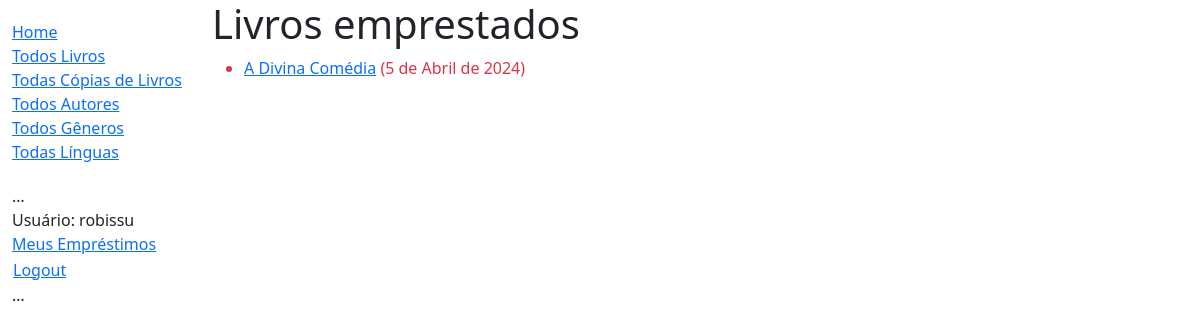
The app's page /acervo/meus-emprestimos/ (signed in) with its own data.
### acervo/models.py (models this page shows, shortened)
class LivroCopia(models.Model):
    id = models.UUIDField(primary_key=True, default=uuid.uuid4,
                          help_text="ID único para uma cópia do livro disponível na biblioteca")
    livro = models.ForeignKey('Livro', on_delete=models.RESTRICT, null=True)
    editora = models.CharField(max_length=200)
    data_devolucao = models.DateField(null=True, blank=True)
    tomador = models.ForeignKey(
        settings.AUTH_USER_MODEL, on_delete=models.SET_NULL, null=True, blank=True)
    @property
    def em_atraso(self):
        return bool(self.data_devolucao and date.today() > self.data_devolucao)
    ESTADOS_EMPRESTIMO = (
        ('m', 'Manutenção'),
        ('e', 'Emprestado'),
        ('d', 'Disponível'),
        ('r', 'Reservado'),
    )
    estado = models.CharField(
        max_length=1,
        choices=ESTADOS_EMPRESTIMO,
        blank=True,
        default='m',
        help_text='Disponibilidade do Livro')
    class Meta:
        ordering = ['data_devolucao']
        permissions = (("marca_devolucao", "Marca o livro como devolvido"),)

class Livro(models.Model):
    titulo = models.CharField(max_length=200)
    autor = models.ForeignKey('Autor', on_delete=models.RESTRICT, null=True)
    descricao = models.TextField(
        max_length=1000, help_text="Breve descrição do livro")
    isbn = models.CharField('ISBN', max_length=13,
                            unique=True,
                            help_text='13 Caracteres <a href="https://www.isbn-international.org/content/what-isbn'
                                      '">ISBN number</a>')
    genero = models.ManyToManyField(
        Genero, help_text="Selecione o gênero do livro")
    lingua = models.ForeignKey(
        'Lingua', on_delete=models.SET_NULL, null=True)
    class Meta:
        ordering = ['titulo', 'autor']
    def mostra_genero(self):
        """Representação String para o gênero do livro."""
        return ', '.join([self.genero.nome for genre in self.genero.all()[:3]])
    mostra_genero.short_description = 'Genero'

### acervo/views.py (the view)
# urls.py: path('meus-emprestimos/', views.CopiasEmprestadasPorUsuarioListView.as_view(), name='meus-emprestimos'),
class CopiasEmprestadasPorUsuarioListView(LoginRequiredMixin,generic.ListView):
    model = LivroCopia
    template_name = 'acervo/lista_copias_emprestadas_usuario.html'
    paginate_by = 10
    def get_queryset(self):
        return (
            LivroCopia.objects.filter(tomador=self.request.user)
            .filter(estado__exact='e')
            .order_by('data_devolucao')
        )

### acervo/templates/acervo/lista_copias_emprestadas_usuario.html
{% extends "base_generic.html" %}
{% block content %}
    <h1>Livros emprestados</h1>
    {% if livrocopia_list %}
    <ul>
      {% for copia in livrocopia_list %}
      <li class="{% if copia.em_atraso %}text-danger{% endif %}">
        <a href="{% url 'detalhe-livro' copia.livro.pk %}">{{ copia.livro.titulo }}</a> ({{ copia.data_devolucao }})
      </li>
      {% endfor %}
    </ul>
    {% else %}
      <p>Não há livros emprestados.</p>
    {% endif %}
{% endblock %}

### acervo/templates/base_generic.html (shortened to what this page needs)
<!DOCTYPE html>
<html lang="en">
  <head>
    <link href="https://cdn.jsdelivr.net/npm/bootstrap@5.3.3/dist/css/bootstrap.min.css"
      rel="stylesheet"
>
    {% load static %}
    <link rel="stylesheet" href="{% static 'css/styles.css' %}" />
  </head>
  <body>
    <div class="container-fluid">
      <div class="row">
        <div class="col-sm-2">
          {% block sidebar %}
            <ul class="sidebar-nav">
              <li><a href="{% url 'index' %}">Home</a></li>
              <li><a href="{% url 'livros' %}">Todos Livros</a></li>
              <li><a href="{% url 'copias' %}">Todas Cópias de Livros</a></li>
              <li><a href="{% url 'autores' %}">Todos Autores</a></li>
              <li><a href="{% url 'generos' %}">Todos Gêneros</a></li>
              <li><a href="{% url 'linguas' %}">Todas Línguas</a></li>
            </ul>
            <ul class="sidebar-nav">
            …
           {% if user.is_authenticated %}
             <li>Usuário: {{ user.get_username }}</li>
              <li><a href="{% url 'meus-emprestimos' %}">Meus Empréstimos</a></li>
             <li>
               <form id="logout-form" method="post" action="{% url 'admin:logout' %}">
                 <button type="submit" class="btn btn-link">Logout</button>
               </form>
             </li>
           {% else %}
             <li><a href="{% url 'login' %}?next={{ request.path }}">Login</a></li>
           {% endif %}
            …
          </ul>
          {% endblock %}
        </div>
        <div class="col-sm-10 ">{% block content %}{% endblock %}</div>
      </div>
    </div>
  </body>
</html>

### acervo/static/css/styles.css (style rules this page uses)
.sidebar-nav { margin-top: 20px; padding: 0; list-style: none; }
#logout-form { display: inline; }
#logout-form button { padding: 0; margin: 0; }

### records on screen
LivroCopia: livro.titulo "A Divina Comédia", data_devolucao "5 de Abril de 2024"

### other values on screen
{{ user.get_username }} "robissu"
